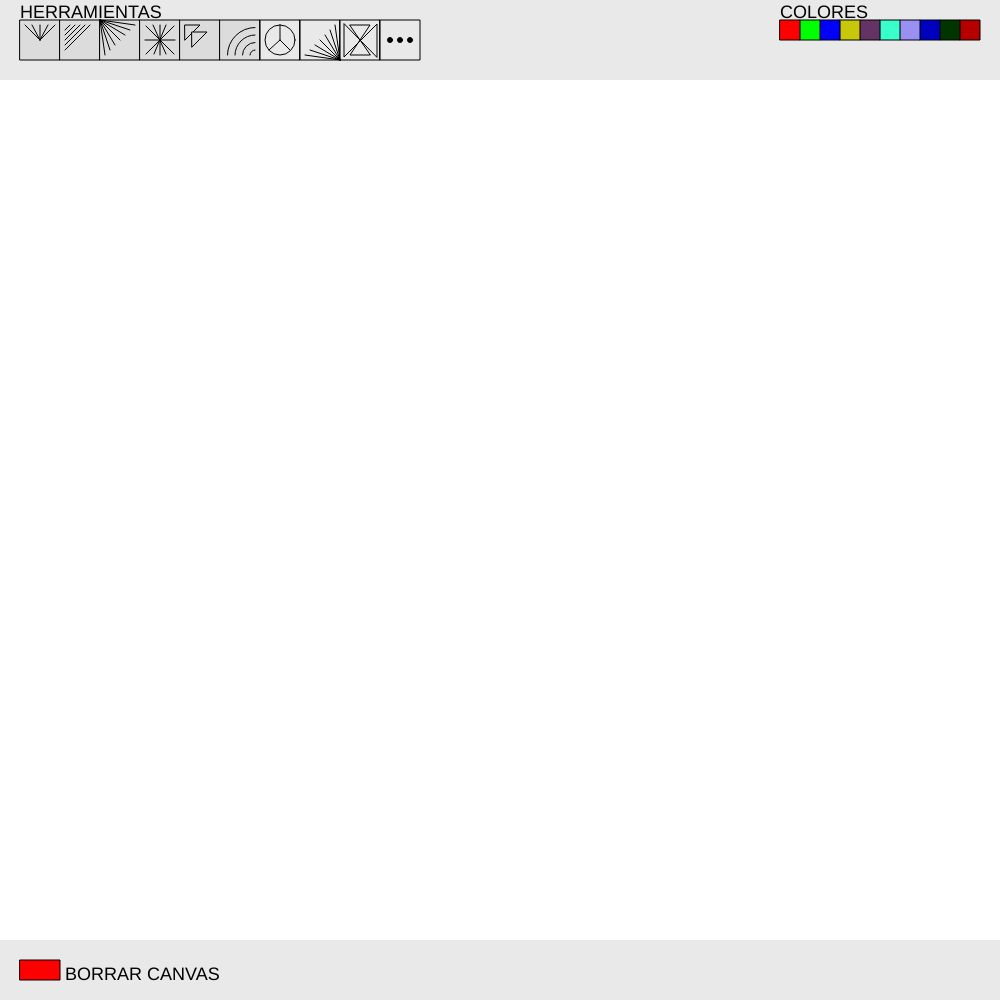
Frame 1 (no input)
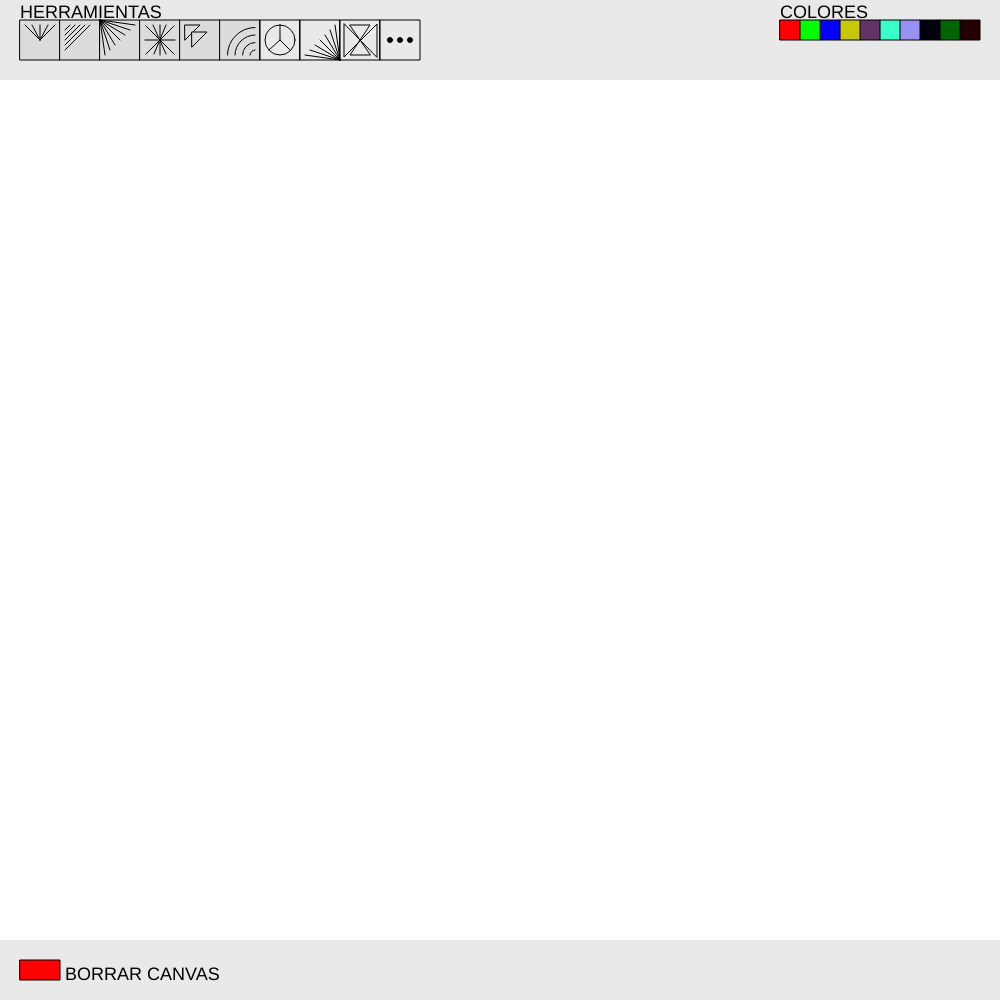
Frame 60 (no input)
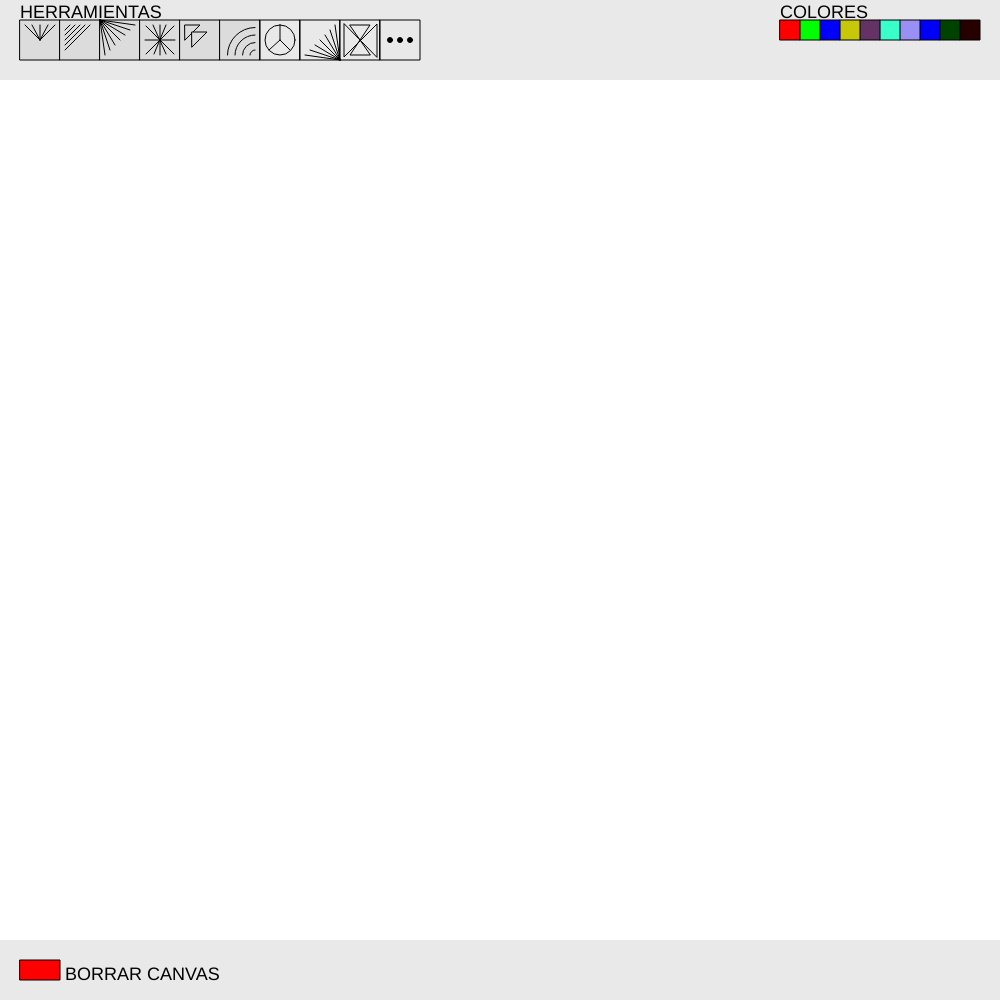
Frame 120 (the mouse pressed at the canvas centre since frame 60)

The p5.js sketch that drew these frames (run headless with seeded random() and noise() and a simulated clock; from frame 60 on, the mouse is pressed at the canvas centre):

// p5.js sketch
// ── sketch.js
//BOTONES HERRAMIENTAS

//Boton 1
var posXbot1 = 20;
var posYbot1 = 20;
var tamBot1 = 40;

//Boton 2
var posXbot2 = 60;
var posYbot2 = 20;
var tamBot2 = 40;

//Boton 3
var posXbot3 = 100;
var posYbot3 = 20;
var tamBot3 = 40;

//Boton 4
var posXbot4 = 140;
var posYbot4 = 20;
var tamBot4 = 40;

//Boton 5
var posXbot5 = 180;
var posYbot5 = 20;
var tamBot5 = 40;

//Boton 6
var posXbot6 = 220;
var posYbot6 = 20;
var tamBot6 = 40;

//Boton 7
var posXbot7 = 260;
var posYbot7 = 20;
var tamBot7 = 40;

//Boton 8
var posXbot8 = 300;
var posYbot8 = 20;
var tamBot8 = 40;

//Boton 9
var posXbot9 = 340;
var posYbot9 = 20;
var tamBot9 = 40;

//Boton 10
var posXbot10 = 380;
var posYbot10 = 20;
var tamBot10 = 40;

//BOTONES COLORES


//Boton 1 color
var posXbotcol1 = 960;
var posYbotcol1 = 20;
var tamBotcol1 = 20;

//Boton 2 color 
var posXbotcol2 = 940;
var posYbotcol2 = 20;
var tamBotcol2 = 20;

//Boton 3 color
var posXbotcol3 = 920;
var posYbotcol3 = 20;
var tamBotcol3 = 20;

//Boton 4 color
var posXbotcol4 = 900;
var posYbotcol4 = 20;
var tamBotcol4 = 20;

//Boton 5 color
var posXbotcol5 = 880;
var posYbotcol5 = 20;
var tamBotcol5 = 20;

//Boton 6 color
var posXbotcol6 = 860;
var posYbotcol6 = 20;
var tamBotcol6 = 20;

//Boton 7 color
var posXbotcol7 = 840;
var posYbotcol7 = 20;
var tamBotcol7 = 20;

//Boton 8 color
var posXbotcol8 = 820;
var posYbotcol8 = 20;
var tamBotcol8 = 20;

//Boton 9 color
var posXbotcol9 = 800;
var posYbotcol9 = 20;
var tamBotcol9 = 20;

//Boton 10 color
var posXbotcol10 = 780;
var posYbotcol10 = 20;
var tamBotcol10 = 20;

//BOTON BORRAR

var posXborrar = 20;
var posYborrar = 960;
var tamBorrar = 40;



//Herramienta seleccionada
var herSelec = 0;

//Color seleccionado
var colSelec = 0;

function setup() {
  createCanvas(1000, 1000);
  background(255);
}

function draw() {

  //Rectangulo herramientas
  noStroke();
  fill(233);
  rect(0, 0, width, 80);
  rect(0, height - 60, width, 60);

  //Titulos
  textSize(18);
  fill(0);
  noStroke();
  text("HERRAMIENTAS", 20, 18);
  text("COLORES", 780, 18);
  text("BORRAR CANVAS", posXborrar + tamBorrar + 5, posYborrar + (tamBorrar / 2));

  // Boton borrar
  fill(255, 0, 0);
  stroke(0);
  rect(posXborrar, posYborrar, tamBorrar, tamBorrar / 2);

  //Botones Herramientas
  push();
  fill(220);
  stroke(0);

  rect(posXbot1, posYbot1, tamBot1, tamBot1);
  line(posXbot1 + 20, posYbot1 + 20, 25, 25);
  line(posXbot1 + 20, posYbot1 + 20, 55, 25);
  line(posXbot1 + 20, posYbot1 + 20, 40, 25);
  line(posXbot1 + 20, posYbot1 + 20, 32, 25);
  line(posXbot1 + 20, posYbot1 + 20, 48, 25);

  rect(posXbot2, posYbot2, tamBot2, tamBot2);
  line(posXbot2 + 5, posYbot2 + 10, posXbot2 + 10, posYbot2 + 5);
  line(posXbot2 + 5, posYbot2 + 15, posXbot2 + 15, posYbot2 + 5);
  line(posXbot2 + 5, posYbot2 + 20, posXbot2 + 20, posYbot2 + 5);
  line(posXbot2 + 5, posYbot2 + 25, posXbot2 + 25, posYbot2 + 5);
  line(posXbot2 + 5, posYbot2 + 30, posXbot2 + 30, posYbot2 + 5);

  rect(posXbot3, posYbot3, tamBot3, tamBot3);
  line(posXbot3, posYbot3, posXbot4 - 5, posYbot2 + 5)
  line(posXbot3, posYbot3, posXbot4 - 10, posYbot2 + 10)
  line(posXbot3, posYbot3, posXbot4 - 15, posYbot2 + 15)
  line(posXbot3, posYbot3, posXbot4 - 20, posYbot2 + 20)
  line(posXbot3, posYbot3, posXbot4 - 25, posYbot2 + 25)
  line(posXbot3, posYbot3, posXbot4 - 30, posYbot2 + 30)
  line(posXbot3, posYbot3, posXbot4 - 35, posYbot2 + 35)

  rect(posXbot4, posYbot4, tamBot4, tamBot4);
  line(posXbot4 + 5, posYbot4 + 20, posXbot4 + 35, posYbot4 + 20)
  line(posXbot4 + 20, posYbot4 + 5, posXbot4 + 20, posYbot4 + 35)
  line(posXbot4 + 6, posYbot4 + 6, posXbot4 + 34, posYbot4 + 34)
  line(posXbot4 + 34, posYbot4 + 6, posXbot4 + 6, posYbot4 + 34)
  line(posXbot4 + 26, posYbot4 + 5, posXbot4 + 14, posYbot4 + 34)
  line(posXbot4 + 13, posYbot4 + 5, posXbot4 + 26, posYbot4 + 34)

  rect(posXbot5, posYbot5, tamBot5, tamBot5);
  quad(posXbot5 + 5, posYbot5 + 5, posXbot5 + 20, posYbot5 + 5, posXbot5 + 5, posYbot5 + 20)
  quad(posXbot5 + 12, posYbot5 + 12, posXbot5 + 27, posYbot5 + 12, posXbot5 + 12, posYbot5 + 27);

  rect(posXbot6, posYbot6, tamBot6, tamBot6);
  noFill();
  arc(posXbot6 + 35, posYbot6 + 35, 10, 10, PI, (3 * PI) / 2);
  arc(posXbot6 + 35, posYbot6 + 35, 25, 25, PI, (3 * PI) / 2);
  arc(posXbot6 + 35, posYbot6 + 35, 40, 40, PI, (3 * PI) / 2);
  arc(posXbot6 + 35, posYbot6 + 35, 55, 55, PI, (3 * PI) / 2);

  rect(posXbot7, posYbot7, tamBot7, tamBot7);
  ellipse(posXbot7 + 20, posYbot7 + 20, 30, 30)
  line(posXbot7 + 20, posYbot7 + 20, posXbot7 + 20, posYbot7 + 4.6)
  line(posXbot7 + 20, posYbot7 + 20, posXbot7 + 9, posYbot7 + 30)
  line(posXbot7 + 20, posYbot7 + 20, posXbot7 + 30, posYbot7 + 30)

  rect(posXbot8, posYbot8, tamBot8, tamBot8);
  line(posXbot8 + 40, posYbot8 + 40, posXbot9 - 5, posYbot8 + 5)
  line(posXbot8 + 40, posYbot8 + 40, posXbot9 - 10, posYbot8 + 10)
  line(posXbot8 + 40, posYbot8 + 40, posXbot9 - 15, posYbot8 + 15)
  line(posXbot8 + 40, posYbot8 + 40, posXbot9 - 20, posYbot8 + 20)
  line(posXbot8 + 40, posYbot8 + 40, posXbot9 - 25, posYbot8 + 25)
  line(posXbot8 + 40, posYbot8 + 40, posXbot9 - 30, posYbot8 + 30)
  line(posXbot8 + 40, posYbot8 + 40, posXbot9 - 35, posYbot8 + 35)

  rect(posXbot9, posYbot9, tamBot9, tamBot9);
  quad(posXbot9 + 4, posYbot9 + 4, posXbot9 + 4, posYbot9 + 37, posXbot9 + 37, posYbot9 + 4, posXbot9 + 37, posYbot9 + 37)
  quad(posXbot9 + 10, posYbot9 + 5, posXbot9 + 30, posYbot9 + 5, posXbot9 + 10, posYbot9 + 35, posXbot9 + 30, posYbot9 + 35)

  rect(posXbot10, posYbot10, tamBot10, tamBot10);
  fill(0);
  ellipse(posXbot10 + 10, posYbot10 + 20, 5, 5);
  ellipse(posXbot10 + 20, posYbot10 + 20, 5, 5);
  ellipse(posXbot10 + 30, posYbot10 + 20, 5, 5);

  //Botones Colores

  fill(random(0, 255), 0, 0);
  rect(posXbotcol1, posYbotcol1, tamBotcol1, tamBotcol1);
  fill(0, random(0, 255), 0);
  rect(posXbotcol2, posYbotcol2, tamBotcol2, tamBotcol2);
  fill(0, 0, random(0, 255));
  rect(posXbotcol3, posYbotcol3, tamBotcol3, tamBotcol3);
  fill(154, 144, 244);
  rect(posXbotcol4, posYbotcol4, tamBotcol4, tamBotcol4);
  fill(57, 255, 203);
  rect(posXbotcol5, posYbotcol5, tamBotcol5, tamBotcol5);
  fill(100, 50, 100);
  rect(posXbotcol6, posYbotcol6, tamBotcol6, tamBotcol6);
  fill(200, 200, 10);
  rect(posXbotcol7, posYbotcol7, tamBotcol7, tamBotcol7);
  fill(0, 0, 255);
  rect(posXbotcol8, posYbotcol8, tamBotcol8, tamBotcol8);
  fill(0, 255, 0);
  rect(posXbotcol9, posYbotcol9, tamBotcol9, tamBotcol9);
  fill(255, 0, 0);
  rect(posXbotcol10, posYbotcol10, tamBotcol10, tamBotcol10);


  if (mouseIsPressed) {

    //Posibles colores

    if (colSelec == 1) {
      fill(random(0, 255), 0, 0);
      stroke(random(0, 255), 0, 0);
    } else if (colSelec == 2) {
      fill(0, random(0, 255), 0);
      stroke(0, random(0, 255), 0);
    } else if (colSelec == 3) {
      fill(0, 0, random(0, 255));
      stroke(0, 0, random(0, 255));
    } else if (colSelec == 4) {
      fill(154, 144, 244);
      stroke(154, 144, 244);
    } else if (colSelec == 5) {
      fill(57, 255, 203);
      stroke(57, 255, 203);
    } else if (colSelec == 6) {
      fill(100, 50, 100);
      stroke(100, 50, 100);
    } else if (colSelec == 7) {
      fill(200, 200, 10);
      stroke(200, 200, 10);
    } else if (colSelec == 8) {
      fill(0, 0, 255);
      stroke(0, 0, 255);
    } else if (colSelec == 9) {
      fill(0, 255, 0);
      stroke(0, 255, 0);
    } else if (colSelec == 10) {
      fill(255, 0, 0);
      stroke(255, 0, 0);
    }

    //Posibles herramientas
    if (mouseY > 60 && mouseY < height - 40) {
      if (herSelec == 1) {
        line(width / 2, height / 2, mouseX, mouseY);
      } else if (herSelec == 2) {
        line(mouseX, mouseY, mouseY, mouseX);
      } else if (herSelec == 3) {
        line(mouseX, mouseY, 0, 60);
      } else if (herSelec == 4) {
        line(mouseX, mouseY, width - mouseX, height - mouseY);
      } else if (herSelec == 5) {
        beginShape();
        vertex(mouseX, mouseY);
        vertex(mouseX + 20, mouseY);
        vertex(mouseX + 10, mouseY + 10);
        vertex(mouseX + 30, mouseY + 10);
        vertex(mouseX + 10, mouseY + 30);
        vertex(mouseX + 10, mouseY + 10);
        vertex(mouseX, mouseY + 20);
        endShape(CLOSE);
      } else if (herSelec == 6) {
        push();
        noFill();
        arc(mouseX, mouseY, 20, 20, PI, (3 * PI) / 2);
        arc(mouseX, mouseY, 40, 40, PI, (3 * PI) / 2);
        arc(mouseX, mouseY, 60, 60, PI, (3 * PI) / 2);
        arc(mouseX, mouseY, 80, 80, PI, (3 * PI) / 2);
        pop();
      } else if (herSelec == 7) {
        ellipse(mouseX, mouseY, 40, 40);
        line(mouseX, mouseY, mouseX, mouseY - 20);
        line(mouseX, mouseY, mouseX + 12, mouseY + 14);
        line(mouseX, mouseY, mouseX - 12, mouseY + 14);
      } else if (herSelec == 8) {
        line(mouseX, mouseY, width, height - 60);
      } else if (herSelec == 9) {
        stroke(0);
        quad(mouseX, mouseY, mouseX, mouseY + 75, mouseX + 75, mouseY, mouseX + 75, mouseY + 75)
        quad(mouseX + 16, mouseY + 6, mouseX + 60, mouseY + 6, mouseX + 16, mouseY + 70, mouseX + 60, mouseY + 70)
      } else if (herSelec == 10) {
        ellipse(mouseX, mouseY, 20, 20);
        ellipse(mouseX + 40, mouseY, 20, 20);
        ellipse(mouseX + 80, mouseY, 20, 20);
      }
    }

    //Botones herramientas

    if (mouseX > posXbot1 && mouseX < posXbot1 + tamBot1 && mouseY > posYbot1 && mouseY < posYbot1 + tamBot1) {
      herSelec = 1;
    } else if (mouseX > posXbot2 && mouseX < posXbot2 + tamBot2 && mouseY > posYbot2 && mouseY < posYbot2 + tamBot2) {
      herSelec = 2;
    } else if (mouseX > posXbot3 && mouseX < posXbot3 + tamBot3 && mouseY > posYbot3 && mouseY < posYbot3 + tamBot3) {
      herSelec = 3;
    } else if (mouseX > posXbot4 && mouseX < posXbot4 + tamBot4 && mouseY > posYbot4 && mouseY < posYbot4 + tamBot4) {
      herSelec = 4;
    } else if (mouseX > posXbot5 && mouseX < posXbot5 + tamBot5 && mouseY > posYbot5 && mouseY < posYbot5 + tamBot5) {
      herSelec = 5;
    } else if (mouseX > posXbot6 && mouseX < posXbot6 + tamBot6 && mouseY > posYbot6 && mouseY < posYbot6 + tamBot6) {
      herSelec = 6;
    } else if (mouseX > posXbot7 && mouseX < posXbot7 + tamBot7 && mouseY > posYbot7 && mouseY < posYbot7 + tamBot7) {
      herSelec = 7;
    } else if (mouseX > posXbot8 && mouseX < posXbot8 + tamBot8 && mouseY > posYbot8 && mouseY < posYbot8 + tamBot8) {
      herSelec = 8;
    } else if (mouseX > posXbot9 && mouseX < posXbot9 + tamBot9 && mouseY > posYbot9 && mouseY < posYbot9 + tamBot9) {
      herSelec = 9;
    } else if (mouseX > posXbot10 && mouseX < posXbot10 + tamBot10 && mouseY > posYbot10 && mouseY < posYbot10 + tamBot10) {
      herSelec = 10;
    }


    //Botones colores
    if (mouseX > posXbotcol1 && mouseX < posXbotcol1 + tamBotcol1 && mouseY > posYbotcol1 && mouseY < posYbotcol1 + tamBotcol1) {
      colSelec = 1;
    } else if (mouseX > posXbotcol2 && mouseX < posXbotcol2 + tamBotcol2 && mouseY > posYbotcol2 && mouseY < posYbotcol2 + tamBotcol2) {
      colSelec = 2;
    } else if (mouseX > posXbotcol3 && mouseX < posXbotcol3 + tamBotcol3 + tamBotcol3 && mouseY > posYbotcol3 && mouseY < posYbotcol3 + tamBotcol3) {
      colSelec = 3;
    } else if (mouseX > posXbotcol4 && mouseX < posXbotcol4 + tamBotcol4 && mouseY > posYbotcol4 && mouseY < posYbotcol4 + tamBotcol4) {
      colSelec = 4;
    } else if (mouseX > posXbotcol5 && mouseX < posXbotcol5 + tamBotcol5 + tamBotcol5 && mouseY > posYbotcol5 && mouseY < posYbotcol5 + tamBotcol5) {
      colSelec = 5;
    } else if (mouseX > posXbotcol6 && mouseX < posXbotcol6 + tamBotcol6 && mouseY > posYbotcol6 && mouseY < posYbotcol6 + tamBotcol6) {
      colSelec = 6;
    } else if (mouseX > posXbotcol7 && mouseX < posXbotcol7 + tamBotcol7 + tamBotcol7 && mouseY > posYbotcol7 && mouseY < posYbotcol7 + tamBotcol7) {
      colSelec = 7;
    } else if (mouseX > posXbotcol8 && mouseX < posXbotcol8 + tamBotcol8 + tamBotcol8 && mouseY > posYbotcol8 && mouseY < posYbotcol8 + tamBotcol8) {
      colSelec = 8;
    } else if (mouseX > posXbotcol9 && mouseX < posXbotcol9 + tamBotcol9 && mouseY > posYbotcol9 && mouseY < posYbotcol9 + tamBotcol9) {
      colSelec = 9;
    } else if (mouseX > posXbotcol10 && mouseX < posXbotcol10 + tamBotcol10 + tamBotcol10 && mouseY > posYbotcol10 && mouseY < posYbotcol10 + tamBotcol10) {
      colSelec = 10;
    }


    //Boton BORRAR
    if (mouseX > posXborrar && mouseX < posXborrar + tamBorrar && mouseY > posYborrar && mouseY < posYborrar + tamBorrar) {
      background(255);
      herSelec = 0;
      colSelec = 0;
    }
  }


}
